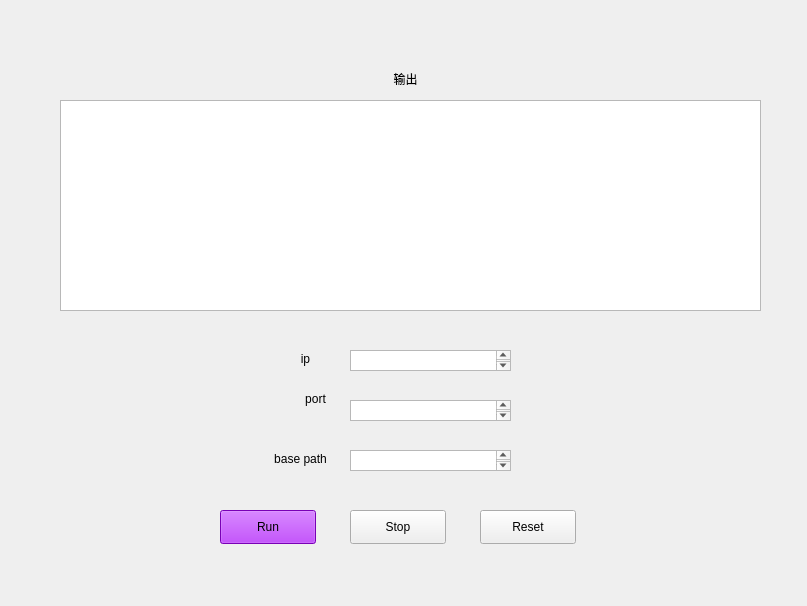
<?xml version="1.0" encoding="UTF-8"?>
<ui version="4.0">
 <class>MainWindow</class>
 <widget class="QMainWindow" name="MainWindow">
  <property name="geometry">
   <rect>
    <x>0</x>
    <y>0</y>
    <width>807</width>
    <height>606</height>
   </rect>
  </property>
  <property name="windowTitle">
   <string>MainWindow</string>
  </property>
  <widget class="QWidget" name="centralwidget">
   <widget class="QTextBrowser" name="output">
    <property name="geometry">
     <rect>
      <x>60</x>
      <y>100</y>
      <width>701</width>
      <height>211</height>
     </rect>
    </property>
   </widget>
   <widget class="QLabel" name="label">
    <property name="geometry">
     <rect>
      <x>390</x>
      <y>70</y>
      <width>31</width>
      <height>18</height>
     </rect>
    </property>
    <property name="text">
     <string>输出</string>
    </property>
    <property name="alignment">
     <set>Qt::AlignCenter</set>
    </property>
   </widget>
   <widget class="QTextEdit" name="ip">
    <property name="geometry">
     <rect>
      <x>350</x>
      <y>350</y>
      <width>161</width>
      <height>21</height>
     </rect>
    </property>
   </widget>
   <widget class="QLabel" name="ip_label">
    <property name="geometry">
     <rect>
      <x>290</x>
      <y>350</y>
      <width>31</width>
      <height>18</height>
     </rect>
    </property>
    <property name="text">
     <string>ip</string>
    </property>
    <property name="alignment">
     <set>Qt::AlignCenter</set>
    </property>
   </widget>
   <widget class="QLabel" name="port_label">
    <property name="geometry">
     <rect>
      <x>300</x>
      <y>390</y>
      <width>31</width>
      <height>18</height>
     </rect>
    </property>
    <property name="text">
     <string>port</string>
    </property>
    <property name="alignment">
     <set>Qt::AlignCenter</set>
    </property>
   </widget>
   <widget class="QLabel" name="base_path_label">
    <property name="geometry">
     <rect>
      <x>260</x>
      <y>450</y>
      <width>81</width>
      <height>18</height>
     </rect>
    </property>
    <property name="text">
     <string>base path</string>
    </property>
    <property name="alignment">
     <set>Qt::AlignCenter</set>
    </property>
   </widget>
   <widget class="QTextEdit" name="port">
    <property name="geometry">
     <rect>
      <x>350</x>
      <y>400</y>
      <width>161</width>
      <height>21</height>
     </rect>
    </property>
   </widget>
   <widget class="QTextEdit" name="path">
    <property name="geometry">
     <rect>
      <x>350</x>
      <y>450</y>
      <width>161</width>
      <height>21</height>
     </rect>
    </property>
   </widget>
   <widget class="QPushButton" name="run">
    <property name="geometry">
     <rect>
      <x>220</x>
      <y>510</y>
      <width>96</width>
      <height>34</height>
     </rect>
    </property>
    <property name="styleSheet">
     <string notr="true">background-color: rgb(170, 0, 255);</string>
    </property>
    <property name="text">
     <string>Run</string>
    </property>
    <property name="flat">
     <bool>false</bool>
    </property>
   </widget>
   <widget class="QPushButton" name="stop">
    <property name="geometry">
     <rect>
      <x>350</x>
      <y>510</y>
      <width>96</width>
      <height>34</height>
     </rect>
    </property>
    <property name="text">
     <string>Stop</string>
    </property>
   </widget>
   <widget class="QPushButton" name="reset">
    <property name="geometry">
     <rect>
      <x>480</x>
      <y>510</y>
      <width>96</width>
      <height>34</height>
     </rect>
    </property>
    <property name="text">
     <string>Reset</string>
    </property>
   </widget>
  </widget>
 </widget>
 <resources/>
 <connections/>
</ui>
